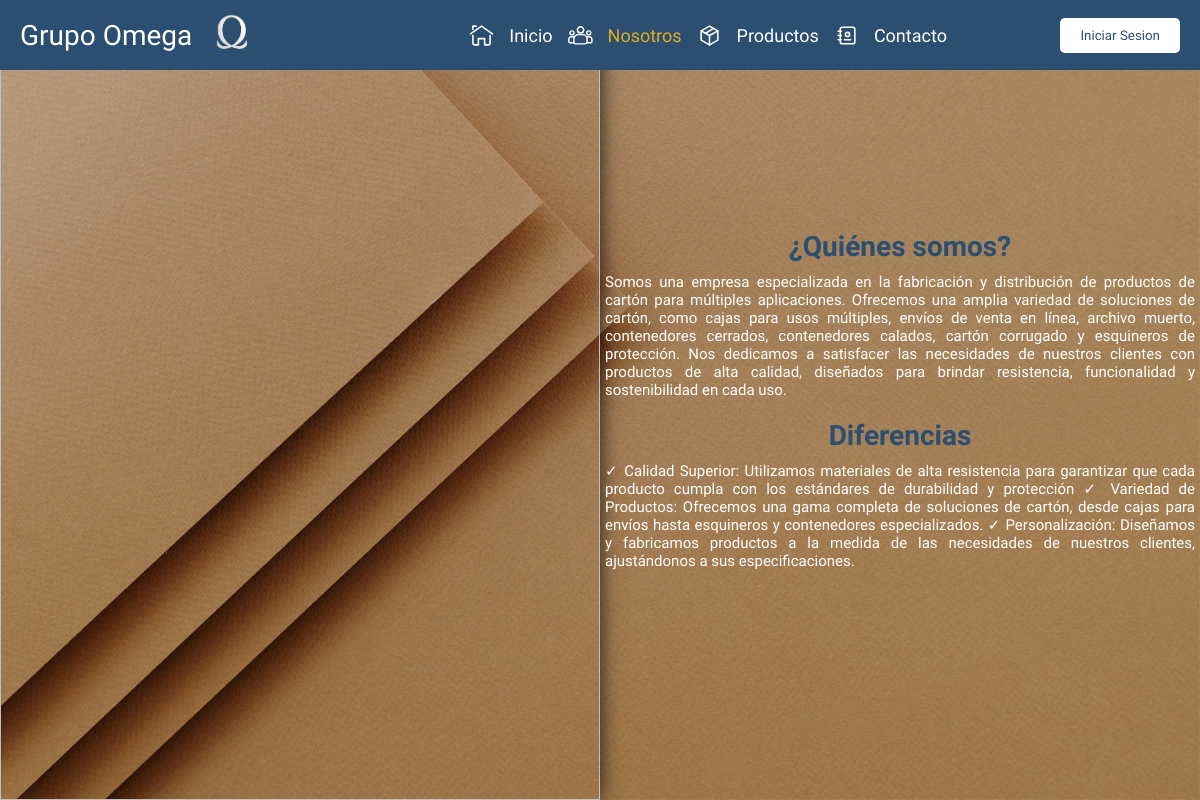
Screenshot of /nosotros/ with the database file from the repository.
### cuenta/models.py (models this page shows, shortened)
class PaginaNosotros(models.Model):
    titulo = models.CharField(max_length=100, default="¿Quiénes somos?")
    titulo_dos = models.CharField(max_length=500, default="Diferencias")
    color_letra_titulo = models.CharField(max_length=8, default="#2b4e71")
    color_letra_titulo_dos = models.CharField(max_length=8, default="#ffffff")
    txt_uno = models.TextField(default="")
    txt_dos = models.TextField(default="")
    color_txt_uno = models.CharField(max_length=8, default="#2b4e71")
    color_txt_dos = models.CharField(max_length=8, default="#ffffff")

### inicio/views.py (the view)
# urls.py: path('nosotros/', nosotros.as_view(), name="nosotros"),
class nosotros(TemplateView):
    template_name = "inicio/nosotros.html"
    def get_context_data(self, **kwargs):
        context = super().get_context_data(**kwargs)
        pagina = PaginaNosotros.objects.first()
        context['pagina'] = pagina
        return context

### inicio/templates/inicio/nosotros.html
{% extends 'inicio/base.html' %}
{% load static %}
{% block section %}
<section class="zona-2">
    <div class="container-us">
        <img class="image-us" src="{% static 'inicio/images/home-images/us.jpg' %}" alt="">
    </div>
    <div class="txt-about-us">
        <h2 style="color: {{ pagina.color_letra_titulo }};">{{ pagina.titulo }}</h2>
        <p style="color: {{ pagina.color_txt_uno }};">
        {{ pagina.txt_uno }}
        <p>
        <h2 style="color: {{ pagina.color_letra_titulo_dos }};" >{{ pagina.titulo_dos }}</h2>
        <p style="color: {{ pagina.color_txt_dos }};" >{{ pagina.txt_dos }}</p>
    </div>
</section>
{% endblock %}

### inicio/static/inicio/css/style.css (style rules this page uses)
* { box-sizing: border-box; margin: 0; padding: 0; font-family: 'Biryani', sans-serif; }
.zona-1,.zona-2,.zona-3,.zona-4,.zona-5,.zona-6 { position: relative; width: 100%; height: 100vh; background: url('../images/home-images/background.jpg'); background-size: 100% 100%; background-position: center center; background-attachment: fixed; background-repeat: no-repeat; display: grid; grid-template-columns: 1fr 1fr; align-items: center; justify-items: center; text-align: center; }
.zona-2 .container-us { width: 100%; height: 100vh; display: flex; justify-content: center; align-items: center; overflow: hidden; box-shadow: 0 0 20px rgba(0, 0, 0, 0.8); }
.zona-2 .container-us .image-us { width: 100%; height: 100%; object-fit: cover; box-shadow: 0 0 10px rgba(0, 0, 0, 0.8); filter: grayscale(30%); }
.zona-2 .txt-about-us { max-width: 600px; }
.zona-2 .txt-about-us h2 { padding: 5px; font-size: 28px; }
.zona-2 .txt-about-us p { padding: 5px; color: #ffffff; font-size: 15px; text-align: justify; }

### rows the page displays
PaginaNosotros: titulo "¿Quiénes somos?", txt_uno "Somos una empresa especializada en la fabricación y distribución de productos de cartón para múltiples aplicaciones. Ofrecemos una amplia variedad de soluciones de cartón, como cajas para usos múltiples, envíos de venta en línea, archivo muerto, contenedores cerrados, contenedores calados, cartón corrugado y esquineros de protección. Nos dedicamos a satisfacer las necesidades de nuestros clientes con productos de alta calidad, diseñados para brindar resistencia, funcionalidad y sostenibilidad en cada uso.", titulo_dos "Diferencias", txt_dos "✓ Calidad Superior: Utilizamos materiales de alta resistencia para garantizar que cada producto cumpla con los estándares de durabilidad y protección ✓ Variedad de Productos: Ofrecemos una gama completa de soluciones de cartón, desde cajas para envíos hasta esquineros y contenedores especializados. ✓ Personalización: Diseñamos y fabricamos productos a la medida de las necesidades de nuestros clientes, ajustándonos a sus especificaciones."
